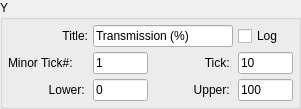
              <widget class="QGroupBox" name="groupBox_y">
               <property name="title">
                <string>Y</string>
               </property>
               <layout class="QGridLayout" name="gridLayout_8">
                <property name="leftMargin">
                 <number>5</number>
                </property>
                <property name="topMargin">
                 <number>5</number>
                </property>
                <property name="rightMargin">
                 <number>5</number>
                </property>
                <property name="bottomMargin">
                 <number>5</number>
                </property>
                <property name="spacing">
                 <number>5</number>
                </property>
                <item row="1" column="0">
                 <widget class="QLabel" name="label_16">
                  <property name="text">
                   <string>Minor Tick#: </string>
                  </property>
                 </widget>
                </item>
                <item row="1" column="1">
                 <widget class="QLineEdit" name="entry_minor_y">
                  <property name="sizePolicy">
                   <sizepolicy hsizetype="Fixed" vsizetype="Fixed">
                    <horstretch>0</horstretch>
                    <verstretch>0</verstretch>
                   </sizepolicy>
                  </property>
                  <property name="minimumSize">
                   <size>
                    <width>55</width>
                    <height>0</height>
                   </size>
                  </property>
                  <property name="maximumSize">
                   <size>
                    <width>55</width>
                    <height>16777215</height>
                   </size>
                  </property>
                  <property name="text">
                   <string>1</string>
                  </property>
                 </widget>
                </item>
                <item row="3" column="0">
                 <widget class="QLabel" name="label_6">
                  <property name="sizePolicy">
                   <sizepolicy hsizetype="Fixed" vsizetype="Preferred">
                    <horstretch>0</horstretch>
                    <verstretch>0</verstretch>
                   </sizepolicy>
                  </property>
                  <property name="minimumSize">
                   <size>
                    <width>80</width>
                    <height>0</height>
                   </size>
                  </property>
                  <property name="text">
                   <string>Lower: </string>
                  </property>
                  <property name="alignment">
                   <set>Qt::AlignRight|Qt::AlignTrailing|Qt::AlignVCenter</set>
                  </property>
                 </widget>
                </item>
                <item row="3" column="2">
                 <widget class="QLabel" name="label_8">
                  <property name="sizePolicy">
                   <sizepolicy hsizetype="Fixed" vsizetype="Preferred">
                    <horstretch>0</horstretch>
                    <verstretch>0</verstretch>
                   </sizepolicy>
                  </property>
                  <property name="minimumSize">
                   <size>
                    <width>80</width>
                    <height>0</height>
                   </size>
                  </property>
                  <property name="text">
                   <string>Upper: </string>
                  </property>
                  <property name="alignment">
                   <set>Qt::AlignRight|Qt::AlignTrailing|Qt::AlignVCenter</set>
                  </property>
                 </widget>
                </item>
                <item row="3" column="3">
                 <widget class="QLineEdit" name="entry_upper_y">
                  <property name="sizePolicy">
                   <sizepolicy hsizetype="Fixed" vsizetype="Fixed">
                    <horstretch>0</horstretch>
                    <verstretch>0</verstretch>
                   </sizepolicy>
                  </property>
                  <property name="minimumSize">
                   <size>
                    <width>55</width>
                    <height>0</height>
                   </size>
                  </property>
                  <property name="maximumSize">
                   <size>
                    <width>55</width>
                    <height>16777215</height>
                   </size>
                  </property>
                  <property name="text">
                   <string>100</string>
                  </property>
                 </widget>
                </item>
                <item row="1" column="3">
                 <widget class="QLineEdit" name="entry_tick_y">
                  <property name="sizePolicy">
                   <sizepolicy hsizetype="Fixed" vsizetype="Fixed">
                    <horstretch>0</horstretch>
                    <verstretch>0</verstretch>
                   </sizepolicy>
                  </property>
                  <property name="minimumSize">
                   <size>
                    <width>55</width>
                    <height>0</height>
                   </size>
                  </property>
                  <property name="maximumSize">
                   <size>
                    <width>55</width>
                    <height>16777215</height>
                   </size>
                  </property>
                  <property name="text">
                   <string>10</string>
                  </property>
                 </widget>
                </item>
                <item row="1" column="2">
                 <widget class="QLabel" name="label_7">
                  <property name="sizePolicy">
                   <sizepolicy hsizetype="Fixed" vsizetype="Preferred">
                    <horstretch>0</horstretch>
                    <verstretch>0</verstretch>
                   </sizepolicy>
                  </property>
                  <property name="minimumSize">
                   <size>
                    <width>80</width>
                    <height>0</height>
                   </size>
                  </property>
                  <property name="text">
                   <string>Tick: </string>
                  </property>
                  <property name="alignment">
                   <set>Qt::AlignRight|Qt::AlignTrailing|Qt::AlignVCenter</set>
                  </property>
                 </widget>
                </item>
                <item row="3" column="1">
                 <widget class="QLineEdit" name="entry_lower_y">
                  <property name="sizePolicy">
                   <sizepolicy hsizetype="Fixed" vsizetype="Fixed">
                    <horstretch>0</horstretch>
                    <verstretch>0</verstretch>
                   </sizepolicy>
                  </property>
                  <property name="minimumSize">
                   <size>
                    <width>55</width>
                    <height>0</height>
                   </size>
                  </property>
                  <property name="maximumSize">
                   <size>
                    <width>55</width>
                    <height>16777215</height>
                   </size>
                  </property>
                  <property name="text">
                   <string>0</string>
                  </property>
                 </widget>
                </item>
                <item row="0" column="0">
                 <widget class="QLabel" name="label_5">
                  <property name="sizePolicy">
                   <sizepolicy hsizetype="Fixed" vsizetype="Preferred">
                    <horstretch>0</horstretch>
                    <verstretch>0</verstretch>
                   </sizepolicy>
                  </property>
                  <property name="minimumSize">
                   <size>
                    <width>80</width>
                    <height>0</height>
                   </size>
                  </property>
                  <property name="text">
                   <string>Title:</string>
                  </property>
                  <property name="alignment">
                   <set>Qt::AlignRight|Qt::AlignTrailing|Qt::AlignVCenter</set>
                  </property>
                 </widget>
                </item>
                <item row="0" column="1" colspan="2">
                 <widget class="QLineEdit" name="entry_title_y">
                  <property name="sizePolicy">
                   <sizepolicy hsizetype="Preferred" vsizetype="Fixed">
                    <horstretch>0</horstretch>
                    <verstretch>0</verstretch>
                   </sizepolicy>
                  </property>
                  <property name="minimumSize">
                   <size>
                    <width>0</width>
                    <height>0</height>
                   </size>
                  </property>
                  <property name="maximumSize">
                   <size>
                    <width>3000</width>
                    <height>16777215</height>
                   </size>
                  </property>
                  <property name="text">
                   <string>Transmission (%)</string>
                  </property>
                 </widget>
                </item>
                <item row="0" column="3">
                 <widget class="QCheckBox" name="checkBox_logy">
                  <property name="layoutDirection">
                   <enum>Qt::LeftToRight</enum>
                  </property>
                  <property name="text">
                   <string>Log</string>
                  </property>
                 </widget>
                </item>
               </layout>
              </widget>
